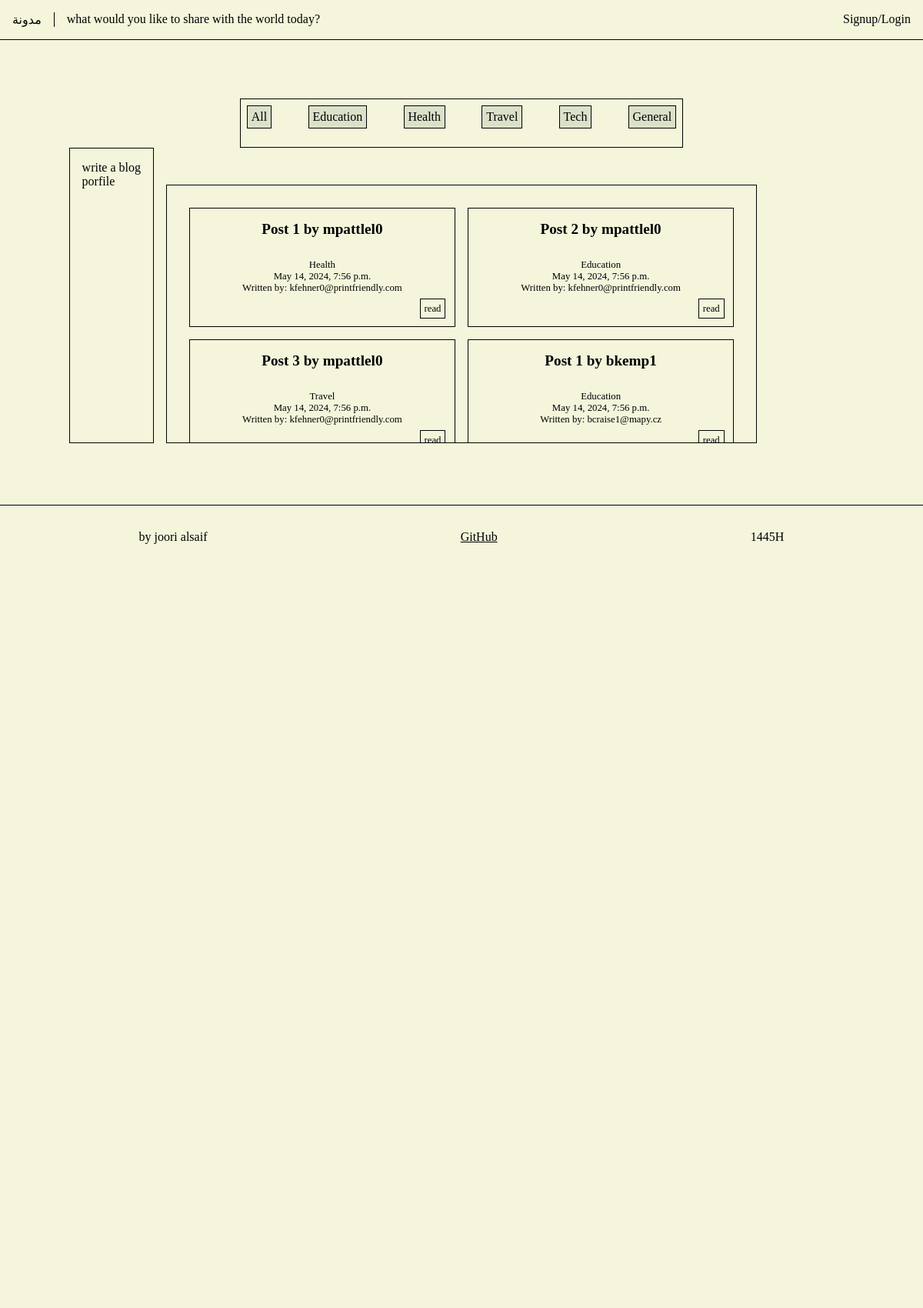
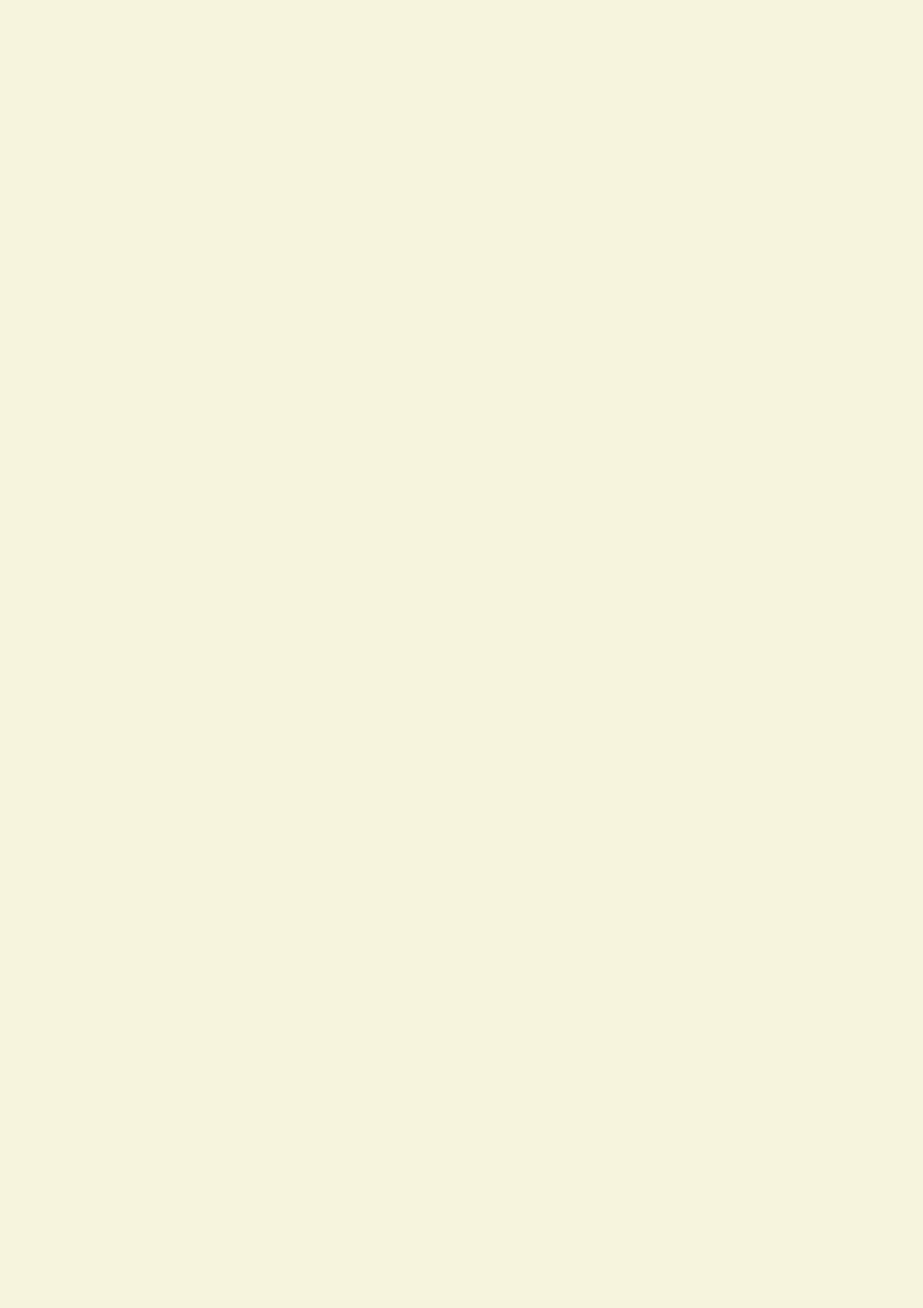
The page / (upper part) on the database its author committed (2 pictures, top to bottom).
### blogs_app/models.py (models this page shows, shortened)
class post(models.Model):
    title = models.CharField(max_length=50)
    category = models.CharField(max_length=15)
    content = models.TextField()
    date = models.DateTimeField(auto_now_add=True)  # Automatically set the field to now when the object is first created
    written_by = models.ForeignKey(user, on_delete=models.PROTECT, to_field='username')

### user_app/models.py (models this page shows)
class user(AbstractBaseUser):
    GENDER_CHOICES = (
        (1,'male'),
        (2,'female')
    )
    username = models.CharField(max_length = 20, primary_key=True, unique= True)
    email = models.EmailField(max_length=254, unique=True)
    password = models.CharField(max_length=128, null=True)
    created_at = models.DateTimeField(auto_now_add=True)
    updated_at = models.DateTimeField(auto_now=True)
    gender = models.SmallIntegerField(choices= GENDER_CHOICES)
    is_active = models.BooleanField(default=True)
    is_staff = models.BooleanField(default=False)
    is_superuser = models.BooleanField(default=False)
    USERNAME_FIELD = 'username'
    REQUIRED_FIELDS = ['gender','email']
    objects = UserManager()
    def __str__(self):
        return self.email

### blogs_app/views.py (the view)
# urls.py: path('', views.index),
def index(request):
    categories_list = post.objects.values_list('category', flat=True)
    categories_set = set(categories_list)
    if request.method == "POST":
        chosen_category = request.POST.get('category')
        if chosen_category and chosen_category != "all":
            posts = post.objects.filter(category=chosen_category)
        else:
            posts = post.objects.all()
    else:
        posts = post.objects.all()
    return render(request, "blogs_app/blogs.html", {'categories': categories_set, 'posts': posts})

### blogs_app/templates/blogs_app/blogs.html (shortened to what this page needs)
{% extends 'layouts/base.html' %}
{% load static %}
{% block content %}
<main class="blog-area">
    <nav class="blog-categories-nav">
        <form action="/" method="post">
            <button type="submit" name="category" value="all">All</button>
            {% for category in categories %}
                <button type="submit" name="category" value="{{ category }}">{{ category }}</button>
            {% endfor %}
        </form>
    </nav>
    <div class="blogs">
        {% block blogs %}
        <div class="cards">
            {% for user_post in posts %}
            <div class="blog-post-card">
                <h2 class="title">{{ user_post.title }}</h2>
                <p class="category">{{ user_post.category }}</p>
                <p class="date">{{ user_post.date }}</p>
                <p class="author">Written by: {{ user_post.written_by }}</p>
                <button id={{user_post.id}}>
                    <a href="/{{post.id}}">read</a>
                </button>
            </div>
            {% endfor %}
        </div>
        {% endblock blogs %}
    </div>
</main>
{% endblock content %}

### static/css/base.css (style rules this page uses)
* { padding: 0; margin: 0; box-sizing: border-box; }
body { background-color: beige; height: 70vh; }
a { text-decoration: none; color: black; }
button, input[type="submit"], input[type="reset"] { background: none; color: inherit; border: black 1px solid; padding: 0; font: inherit; cursor: pointer; outline: inherit; padding: 0.3rem; }
.blog-categories-nav button { background-color: rgb(219, 225, 201); }
@media only screen and (min-width: 770px) { body { display: grid; grid-template-columns: 200px 1fr; grid-template-rows: 4rem 35rem 1fr; height: 70vh; } }
.blogs { height: 100%; text-align: center; padding: 1.8rem; border: 1px black solid; overflow: auto; margin-top: 3rem; max-height: 21rem; }
.blog-categories-nav { padding: 0.5rem; border: 1px black solid; overflow: auto; max-width: 36rem; margin: auto; height: 4rem; margin-bottom: 1rem; margin-top: 3rem; }
.blog-categories-nav > form { display: flex; justify-content: space-between; }
.cards { display: grid; grid-template-columns: repeat(auto-fit, minmax(15rem, 1fr)); gap: 1rem; }
.blog-post-card { padding:1rem; font-size: 0.8rem; border: 1px black solid; }
.blog-post-card .title { min-height: 50px; }
.blog-post-card > button { position: relative; left: 46%; top: 5%; }

### rows shown on the page
post: title "Post 1 by mpattlel0", category "Health", date "May 14, 2024, 7:56 p.m.", written_by "kfehner0@printfriendly.com"
post: title "Post 2 by mpattlel0", category "Education", date "May 14, 2024, 7:56 p.m.", written_by "kfehner0@printfriendly.com"
post: title "Post 3 by mpattlel0", category "Travel", date "May 14, 2024, 7:56 p.m.", written_by "kfehner0@printfriendly.com"
post: title "Post 1 by bkemp1", category "Education", date "May 14, 2024, 7:56 p.m.", written_by "bcraise1@mapy.cz"

### other values the page prints
{{ category }} "Education" "Health" "Travel" "Tech" "General"
